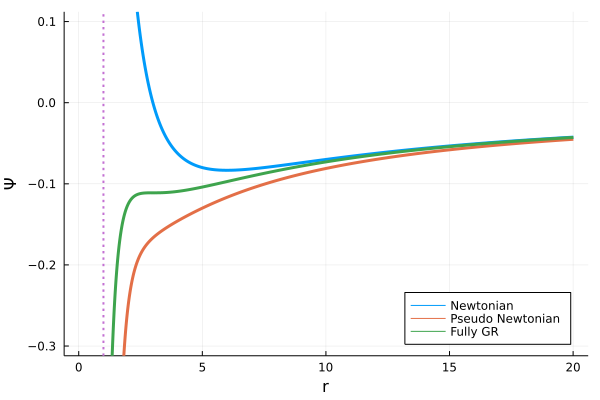

Write the Julia code that produced this figure.
using Plots

# compute Newtonian gravitational potential
function Psi(r, ell)
    return - 1 / r + ell ^ 2 / (2*r^2)
end

# compute pseudo Newtonian gravitaional potential
function PsiPN(r, ell)
    rg = 1
    if r <= rg
        PhiPN = - prevfloat(typemax(Float64))
    else
        PhiPN = - 1 / (r-rg) + ell ^ 2 / (2*r^2)
    end
    return PhiPN
end

# compute fully GR gravitational potential
function PsiGR(r, ell)
    rg = 1
    PhiGR = (1-rg/r) * (1+ell^2/(2*r^2)) - 1
    return PhiGR
end

# set r coordinate
rmax = 20.01
rmin = 0.01
nr = 1000
rs = range(rmin, rmax, length=nr)
# set angular momentum
ell = sqrt(6)
# get potential values
psi = Psi.(rs, ell)
psipn = PsiPN.(rs, ell)
psigr = PsiGR.(rs, ell)
# set Schwartzschild radius for plot
rg1 = [1, 1]
rg2 = [-0.5, 0.5]
# make Newtonian plot
plot(rs, psi, xlim=[rmin, rmax], ylim=[-0.3, 0.1], linewidth=3, label="Newtonian", legend=:bottomright, xlabel="r", ylabel="Ψ")
plot!(rs, psipn, linewidth=3, label="Pseudo Newtonian")
plot!(rs, psigr, linewidth=3, label="Fully GR")
plot!(rg1, rg2, linestyle=:dot, linewidth=2, label="")
savefig("effective_pot.png")
